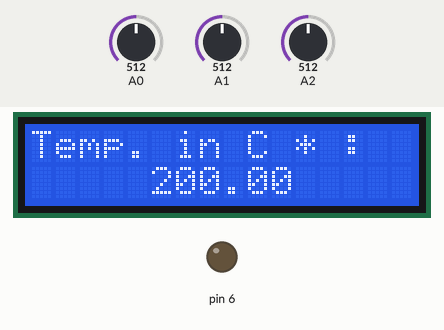
A sketch run on a simulated Arduino Uno, built with avr-gcc and run on an emulated ATmega328P. Parts: 16×2 character LCD, output pins drawn as LEDs (lit = HIGH). Inputs (shaded band) come from the test bench; at power-on: A1 = 512, A2 = 512, A0 = 512. What the sketch prints to the serial monitor is not drawn.

Above: at 1.2 s.
1.3 s: A1 set to 318
At 5.4 s:
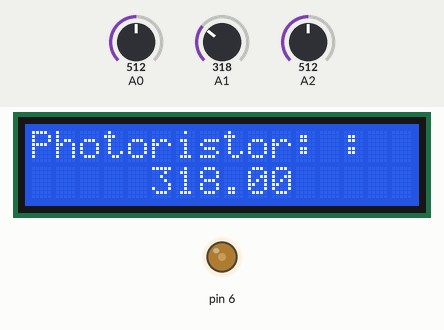
10.3 s: A1 set to 281
At 17.3 s:
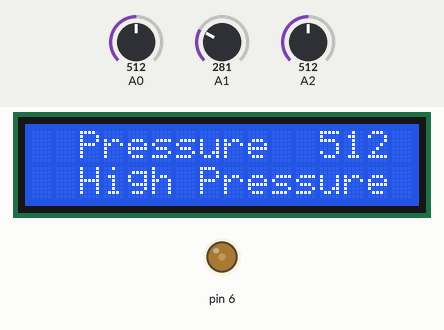
24.3 s: A2 set to 122
At 26.4 s:
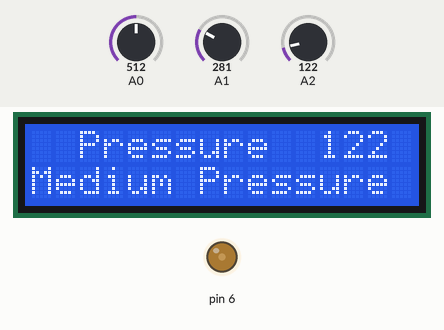
35.6 s: A2 set to 0
At 44.4 s:
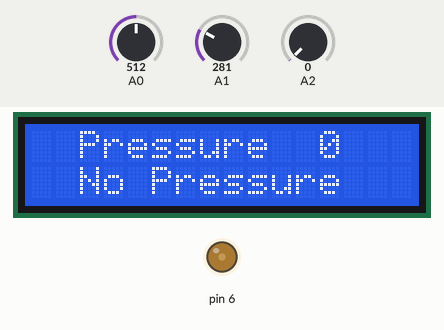
44.7 s: A1 set to 716
At 52.0 s:
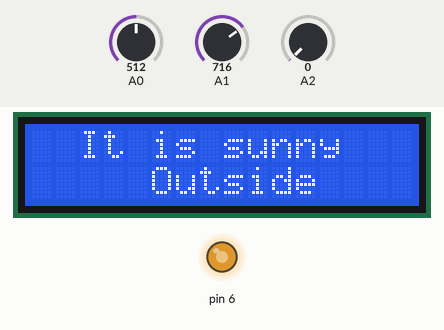
55.7 s: A1 set to 900
At 65.48 s:
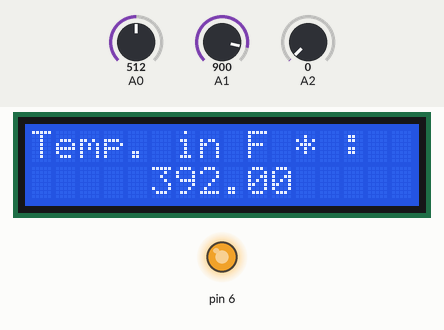
Timing chart, 0 to 65.7 s (numbered marks = the images above; inputs shaded):
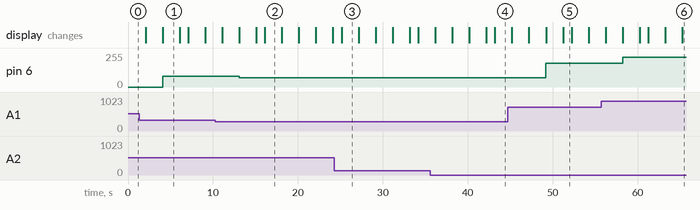

Measured:
- the behaviour switches between 300 and 299 on A1 (found by bisection; images 1 and 2)
- after the input at 1.3 s, pin 6: 0/255 → 79/255 after 2.8 s
- after the input at 10.3 s, pin 6: 79/255 → 70/255 after 2.8 s
- after the input at 24.3 s, the display: changes after 0.84 s (image 3)
- after the input at 35.6 s, the display: first differs from a run without the input after 7.6 s (image 4)
- after the input at 44.7 s, pin 6: 70/255 → 178/255 after 4.5 s
- after the input at 55.7 s, pin 6: 178/255 → 224/255 after 2.5 s

The sketch:

mini_weather_station.ino
```cpp
 #include <LiquidCrystal.h>
  LiquidCrystal lcd(13, 12, 11, 10, 9, 8);

  int sensor_Input;
  float temp;
  float temp2;
  void setup() {

    Serial.begin(9600);
    lcd.begin(16, 2);
  	pinMode(A1, INPUT);
  	pinMode(6, OUTPUT);
  }
  void loop() {
    measure_Temp();
    display_Temp();
    photo_resistor();
    press();
  }

  void measure_Temp()
  {
    sensor_Input = analogRead(A0);
    temp = (float)sensor_Input / 1024;
    temp = temp * 5;
    temp = temp - 0.5;
    temp = temp * 100;
    temp2=(temp*9/5)+32;
  }

  void display_Temp()
  {
    lcd.setCursor(0, 0);
    Serial.print("Temp. in Celcius: ");
    Serial.print(temp);
    Serial.println();
    lcd.print("Temp. in C * :  ");
    lcd.setCursor(5, 1);
    lcd.print(temp);
    delay(2000);
    Serial.print("Temp. in Faren: ");
    Serial.print(temp2);
    Serial.println();
    lcd.setCursor(0, 0);
    lcd.print("Temp. in F * :   ");
    lcd.setCursor(5, 1);
    lcd.print(temp2);
    delay(2000);
  }
  void photo_resistor()
{
  int sensorValue = analogRead(A1);
  Serial.println(sensorValue);
  analogWrite(6, map(sensorValue, 0, 1023, 0, 255));
  lcd.setCursor(0, 0);
  lcd.print("Photoristor:");
  lcd.setCursor(5, 1);
  lcd.print(sensorValue);
  delay(2000);
    if(sensorValue>=300)
    {
      lcd.setCursor(0, 0);
      lcd.print("  It is sunny   ");
    	lcd.setCursor(5, 1);
    	lcd.print("Outside");
    }
    else
    {
      lcd.setCursor(0, 0);
      lcd.print("   It is dark   ");
    	lcd.setCursor(5, 1);
    	lcd.print("Outside");
    }
     delay(1000);
    lcd.setCursor(0, 0);
  	lcd.print("                ");

    lcd.setCursor(0, 1);
  	lcd.print("                ");
}
void press()
{
	int no_press=5,light_press=100,med_press=200;
  int press_read = analogRead(A2);
  Serial.println("Pressure pad reading : ");
  Serial.println(press_read);
  lcd.setCursor(0, 0);
  lcd.print("  Pressure ");
  lcd.setCursor(12, 0);
  lcd.print(press_read);
  if(press_read<no_press)
  {
    lcd.setCursor(0, 1);
  	lcd.print("  No Pressure   ");
  	Serial.println("No Pressure");
  }else if(press_read<light_press)
  {
    lcd.setCursor(0, 1);
  	lcd.print("  Low Pressure  ");
  	Serial.println("Low Pressure");
  }else if(press_read<med_press)
  {
    lcd.setCursor(0, 1);
  	lcd.print("Medium Pressure ");
  	Serial.println("Medium Pressure");
  }else
  {
    lcd.setCursor(0, 1);
  	lcd.print("  High Pressure ");
  	Serial.println("High Pressure");
  }
  delay(2000);

    lcd.setCursor(0, 0);
  	lcd.print("                ");

    lcd.setCursor(0, 1);
  	lcd.print("                ");
}
    
```
